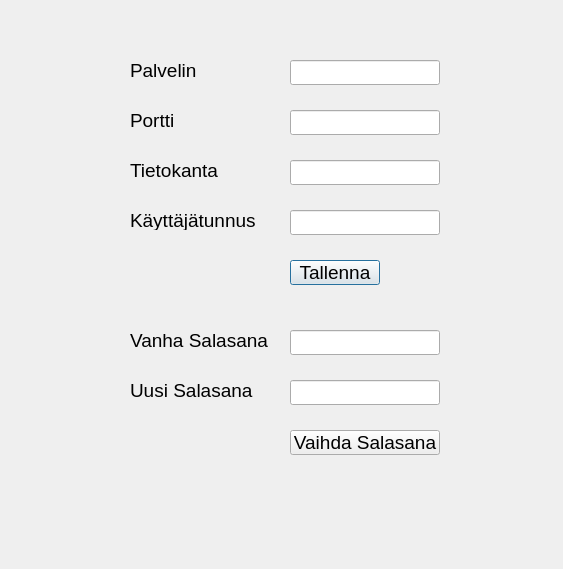
<?xml version="1.0" encoding="UTF-8"?>
<ui version="4.0">
 <class>Dialog</class>
 <widget class="QDialog" name="Dialog">
  <property name="geometry">
   <rect>
    <x>0</x>
    <y>0</y>
    <width>563</width>
    <height>569</height>
   </rect>
  </property>
  <property name="windowTitle">
   <string>Dialog</string>
  </property>
  <widget class="QLineEdit" name="tietokantaLineEdit">
   <property name="geometry">
    <rect>
     <x>290</x>
     <y>160</y>
     <width>150</width>
     <height>25</height>
    </rect>
   </property>
   <property name="font">
    <font>
     <pointsize>12</pointsize>
    </font>
   </property>
  </widget>
  <widget class="QLineEdit" name="vanhaSalasanaLineEdit">
   <property name="geometry">
    <rect>
     <x>290</x>
     <y>330</y>
     <width>150</width>
     <height>25</height>
    </rect>
   </property>
   <property name="font">
    <font>
     <pointsize>12</pointsize>
    </font>
   </property>
   <property name="echoMode">
    <enum>QLineEdit::Normal</enum>
   </property>
  </widget>
  <widget class="QLabel" name="porttiLabel">
   <property name="geometry">
    <rect>
     <x>130</x>
     <y>110</y>
     <width>100</width>
     <height>20</height>
    </rect>
   </property>
   <property name="font">
    <font>
     <pointsize>14</pointsize>
    </font>
   </property>
   <property name="text">
    <string>Portti</string>
   </property>
  </widget>
  <widget class="QLabel" name="tietokantaLabel">
   <property name="geometry">
    <rect>
     <x>130</x>
     <y>160</y>
     <width>100</width>
     <height>20</height>
    </rect>
   </property>
   <property name="font">
    <font>
     <pointsize>14</pointsize>
    </font>
   </property>
   <property name="text">
    <string>Tietokanta</string>
   </property>
  </widget>
  <widget class="QLineEdit" name="porttiLineEdit">
   <property name="geometry">
    <rect>
     <x>290</x>
     <y>110</y>
     <width>150</width>
     <height>25</height>
    </rect>
   </property>
   <property name="font">
    <font>
     <pointsize>12</pointsize>
    </font>
   </property>
  </widget>
  <widget class="QLabel" name="kayttajatunnusLabel">
   <property name="geometry">
    <rect>
     <x>130</x>
     <y>210</y>
     <width>140</width>
     <height>20</height>
    </rect>
   </property>
   <property name="font">
    <font>
     <pointsize>14</pointsize>
    </font>
   </property>
   <property name="text">
    <string>Käyttäjätunnus</string>
   </property>
  </widget>
  <widget class="QLineEdit" name="palvelinLineEdit">
   <property name="geometry">
    <rect>
     <x>290</x>
     <y>60</y>
     <width>150</width>
     <height>25</height>
    </rect>
   </property>
   <property name="font">
    <font>
     <pointsize>12</pointsize>
    </font>
   </property>
  </widget>
  <widget class="QPushButton" name="tallennaPushButton">
   <property name="geometry">
    <rect>
     <x>290</x>
     <y>260</y>
     <width>90</width>
     <height>25</height>
    </rect>
   </property>
   <property name="font">
    <font>
     <pointsize>14</pointsize>
    </font>
   </property>
   <property name="text">
    <string>Tallenna</string>
   </property>
  </widget>
  <widget class="QLineEdit" name="KayttajatunnusLineEdit">
   <property name="geometry">
    <rect>
     <x>290</x>
     <y>210</y>
     <width>150</width>
     <height>25</height>
    </rect>
   </property>
   <property name="font">
    <font>
     <pointsize>12</pointsize>
    </font>
   </property>
  </widget>
  <widget class="QLabel" name="palvelinLabel">
   <property name="geometry">
    <rect>
     <x>130</x>
     <y>60</y>
     <width>100</width>
     <height>20</height>
    </rect>
   </property>
   <property name="font">
    <font>
     <pointsize>14</pointsize>
    </font>
   </property>
   <property name="text">
    <string>Palvelin</string>
   </property>
  </widget>
  <widget class="QLabel" name="vanhaSalasanaLabel">
   <property name="geometry">
    <rect>
     <x>130</x>
     <y>330</y>
     <width>140</width>
     <height>20</height>
    </rect>
   </property>
   <property name="font">
    <font>
     <pointsize>14</pointsize>
    </font>
   </property>
   <property name="text">
    <string>Vanha Salasana</string>
   </property>
  </widget>
  <widget class="QLabel" name="uusiSalasanaLabel">
   <property name="geometry">
    <rect>
     <x>130</x>
     <y>380</y>
     <width>140</width>
     <height>20</height>
    </rect>
   </property>
   <property name="font">
    <font>
     <pointsize>14</pointsize>
    </font>
   </property>
   <property name="text">
    <string>Uusi Salasana</string>
   </property>
  </widget>
  <widget class="QLineEdit" name="uusiSalasanaLineEdit">
   <property name="geometry">
    <rect>
     <x>290</x>
     <y>380</y>
     <width>150</width>
     <height>25</height>
    </rect>
   </property>
   <property name="font">
    <font>
     <pointsize>12</pointsize>
    </font>
   </property>
   <property name="echoMode">
    <enum>QLineEdit::Normal</enum>
   </property>
  </widget>
  <widget class="QPushButton" name="vaihdaSalasanapushButton">
   <property name="geometry">
    <rect>
     <x>290</x>
     <y>430</y>
     <width>150</width>
     <height>25</height>
    </rect>
   </property>
   <property name="font">
    <font>
     <pointsize>14</pointsize>
    </font>
   </property>
   <property name="text">
    <string>Vaihda Salasana</string>
   </property>
  </widget>
 </widget>
 <resources/>
 <connections/>
</ui>
